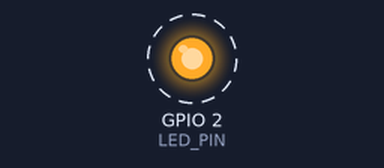
Recording of a sketch running on a simulated ESP32. Shown: output pins drawn as LEDs (lit = HIGH). Dashed ring = blinking. What the sketch prints to the serial monitor is not drawn.

Above: at 0.2 s.
Timing chart, 0 to 3.0 s (numbered marks = the images above):
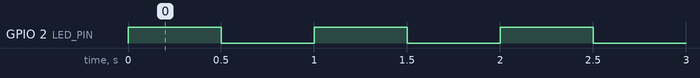

Measured:
- by itself, GPIO 2 (LED_PIN): alternates HIGH for 0.50 s and LOW for 0.50 s

The sketch:

sketch.ino
```cpp
const int LED_PIN = 2;
void setup() {
  pinMode(LED_PIN, OUTPUT);
  Serial.begin(115200);
  Serial.println("InventLab Pro ESP32 LED starter");
}
void loop() {
  digitalWrite(LED_PIN, HIGH);
  Serial.println("LED ON");
  delay(500);
  digitalWrite(LED_PIN, LOW);
  Serial.println("LED OFF");
  delay(500);
}
```
